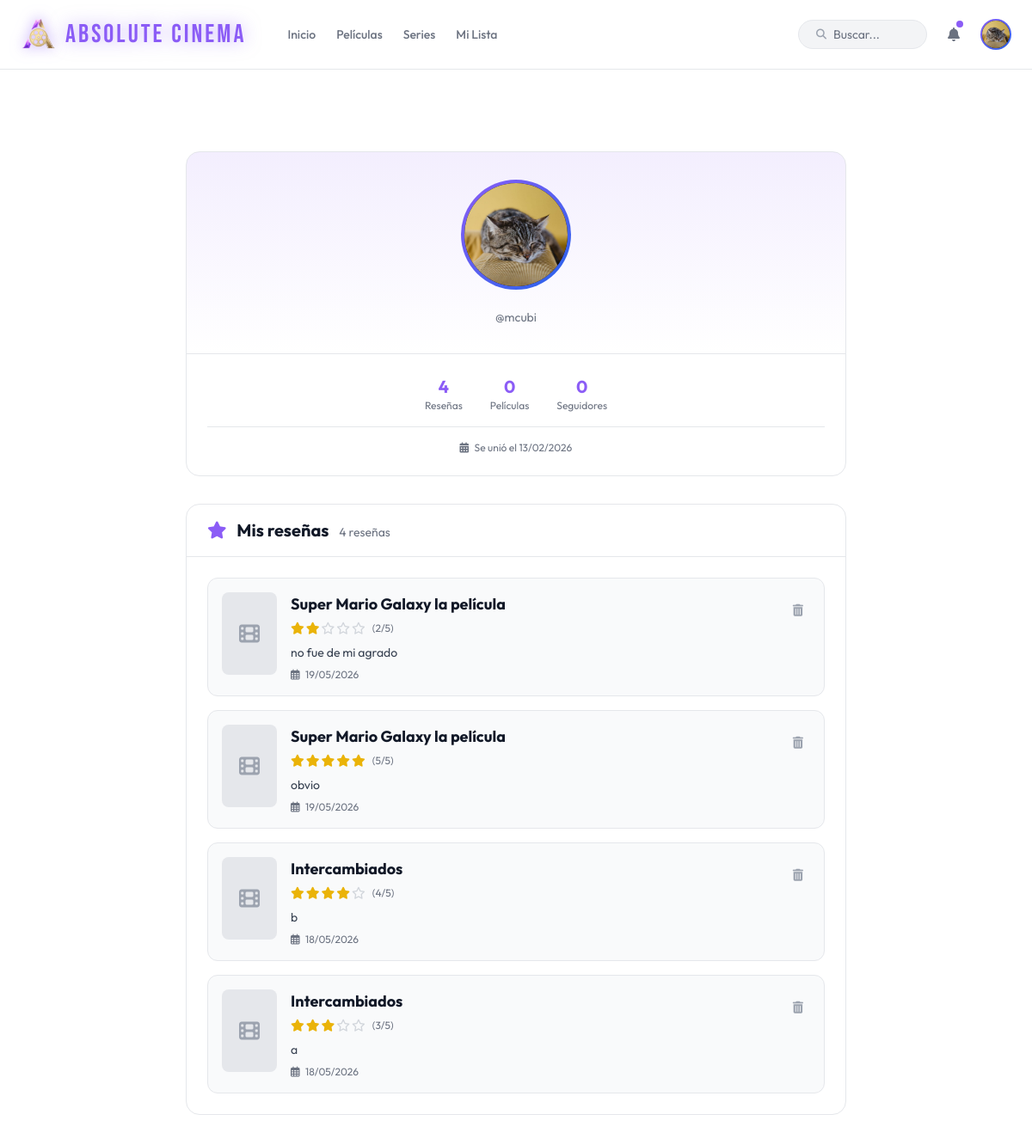
Screenshot of /users/perfil/ (signed in) with the database file from the repository.
### users/models.py (models this page shows, shortened)
class UserProfile(models.Model):
    user = models.OneToOneField(User, on_delete=models.CASCADE, related_name='perfil') # 1 profile for every user
    first_name = models.CharField(max_length=150, blank=True)
    last_name = models.CharField(max_length=150, blank=True)
    telefono = models.CharField(max_length=20, unique=True, blank=True, null=True)
    avatar = models.ImageField(upload_to='avatars/', blank=True, null=True)

### movies/models.py (models this page shows, shortened)
class Review(models.Model):
    user = models.ForeignKey(User, on_delete=models.CASCADE, related_name='reviews')
    movie_id = models.IntegerField()
    movie_title = models.CharField(max_length=255)
    rating = models.IntegerField(choices=[(i, f"{i} estrellas") for i in range(1, 6)])
    content = models.TextField()
    parent = models.ForeignKey('self', on_delete=models.CASCADE, null=True, blank=True, related_name='replies')
    created_at = models.DateTimeField(auto_now_add=True)
    updated_at = models.DateTimeField(auto_now=True)
    class Meta:
        ordering = ['-created_at']

### users/views.py (the view)
# urls.py: path('perfil/', views.mi_perfil, name='mi_perfil'),
@login_required
def mi_perfil(request):
    perfil = request.user.perfil
    user = request.user
    from movies.models import Review
    reseñas_usuario = Review.objects.filter(user=user).order_by('-created_at')
    return render(request, 'users/mi_perfil.html', {
        'perfil': perfil,
        'user': user,
        'reseñas_usuario': reseñas_usuario,
    })

### users/templates/users/mi_perfil.html (shortened to what this page needs)
{% extends 'base.html' %}
{% load static %}
{% block content %}
<div class="bg-white dark:bg-ac-bg min-h-screen">
  <div class="container mx-auto px-4 py-8 pt-24">
    <div class="max-w-3xl mx-auto">
      <div class="bg-white dark:bg-[#1a1a1a] rounded-2xl border border-gray-200 dark:border-white/10 overflow-hidden mb-8">
        <div class="text-center py-8 bg-gradient-to-b from-ac-primary/10 to-transparent border-b border-gray-200 dark:border-white/10">
          <div class="relative inline-block group">
            <div class="w-32 h-32 rounded-full bg-gradient-to-br from-ac-primary to-blue-600 p-1 mx-auto">
              {% if perfil.avatar and perfil.avatar.url %}
                <img src="{{ perfil.avatar.url }}" alt="{{ perfil.first_name }}" class="w-full h-full rounded-full object-cover bg-black">
              {% else %}
                <div class="w-full h-full rounded-full bg-gray-200 dark:bg-gray-800 flex items-center justify-center">
                  <i class="fas fa-user text-4xl text-gray-400 dark:text-gray-500"></i>
                </div>
              {% endif %}
            </div>
          </div>
          <p class="text-gray-500 dark:text-gray-400 text-sm">
            @{{ user.username }}
          </p>
        </div>
        <div class="p-6">
          <div class="flex justify-center gap-8 mb-4">
            <div class="text-center">
              <div class="text-xl font-bold text-ac-primary">{{ reseñas_usuario|length }}</div>
              <div class="text-xs text-gray-500 dark:text-gray-400">Reseñas</div>
            </div>
            <div class="text-center">
              <div class="text-xl font-bold text-ac-primary">0</div>
              <div class="text-xs text-gray-500 dark:text-gray-400">Películas</div>
            </div>
            <div class="text-center">
              <div class="text-xl font-bold text-ac-primary">0</div>
              <div class="text-xs text-gray-500 dark:text-gray-400">Seguidores</div>
            </div>
          </div>
          <div class="text-center pt-4 border-t border-gray-200 dark:border-white/10">
            <p class="text-xs text-gray-500 dark:text-gray-500">
              <i class="fas fa-calendar-alt mr-1"></i> Se unió el {{ user.date_joined|date:"d/m/Y" }}
            </p>
          </div>
        </div>
      </div>
      <div class="bg-white dark:bg-[#1a1a1a] rounded-2xl border border-gray-200 dark:border-white/10 overflow-hidden">
        <div class="px-6 py-4 border-b border-gray-200 dark:border-white/10">
          <h2 class="text-xl font-bold text-gray-900 dark:text-white">
            <i class="fas fa-star text-ac-primary mr-2"></i> Mis reseñas
            <span class="text-sm text-gray-500 font-normal ml-2">{{ reseñas_usuario|length }} reseñas</span>
          </h2>
        </div>
        <div class="p-6">
          {% if reseñas_usuario %}
            <div class="space-y-4">
              {% for review in reseñas_usuario %}
              <div class="bg-gray-50 dark:bg-[#2a2a2a] rounded-xl p-4 border border-gray-200 dark:border-white/5 hover:border-ac-primary/30 transition">
                <div class="flex gap-4">
                  {% if review.movie_poster %}
                    <img src="{{ review.movie_poster }}" alt="{{ review.movie_title }}" class="w-16 h-24 rounded-lg object-cover">
                  {% else %}
                    <div class="w-16 h-24 rounded-lg bg-gray-200 dark:bg-gray-800 flex items-center justify-center">
                      <i class="fas fa-film text-2xl text-gray-400"></i>
                    </div>
                  {% endif %}
                  <div class="flex-1">
                    <a href="/pelicula/{{ review.movie_id }}/" class="text-lg font-bold text-gray-900 dark:text-white hover:text-ac-primary transition">
                      {{ review.movie_title }}
                    </a>
                    <div class="flex items-center gap-2 mt-1">
                      <div class="flex items-center gap-0.5">
                        {% for i in "12345"|make_list %}
                          {% if forloop.counter <= review.rating %}
                            <i class="fas fa-star text-yellow-500 text-sm"></i>
                          {% else %}
                            <i class="far fa-star text-gray-300 dark:text-gray-600 text-sm"></i>
                          {% endif %}
                        {% endfor %}
                      </div>
                      <span class="text-xs text-gray-500">({{ review.rating }}/5)</span>
                    </div>
                    <p class="text-gray-700 dark:text-gray-300 text-sm mt-2 line-clamp-3">
                      {{ review.content }}
                    </p>
                    <p class="text-xs text-gray-500 mt-2">
                      <i class="far fa-calendar-alt mr-1"></i> {{ review.created_at|date:"d/m/Y" }}
                    </p>
                  </div>
                  <button onclick="deleteReview('{{ review.id }}')"
                          class="self-start text-gray-400 hover:text-red-500 transition p-2 rounded-lg hover:bg-red-50 dark:hover:bg-red-500/10"
                          title="Eliminar reseña">
                    <i class="fas fa-trash-alt text-sm"></i>
                  </button>
                </div>
              </div>
              {% endfor %}
            </div>
          {% endif %}
        </div>
      </div>
    </div>
  </div>
</div>
{% endblock %}

### templates/base.html (shortened to what this page needs)
<!doctype html>
{% load static %}
<html lang="es">
  <head>
    <link
      rel="stylesheet"
      href="https://cdnjs.cloudflare.com/ajax/libs/font-awesome/6.4.0/css/all.min.css"
    />
    <script src="https://cdn.tailwindcss.com"></script>
  </head>
  <body
    class="bg-white text-gray-900 dark:bg-ac-bg dark:text-ac-text font-sans flex flex-col min-h-screen selection:bg-ac-primary selection:text-white [&::-webkit-scrollbar]:hidden [-ms-overflow-style:'none'] [scrollbar-width:'none']"
  >
    <header
      class="fixed top-0 w-full z-[100] bg-white/90 dark:bg-black/70 backdrop-blur-md border-b border-gray-200 dark:border-white/5 transition-all duration-300"
    >
      <div
        class="max-w-[1600px] mx-auto px-6 h-20 flex items-center justify-between"
      >
        <div class="flex items-center gap-12">
          <a href="{% url 'home' %}" class="flex items-center gap-3 group">
            <img
              src="{% static 'img/logo.png' %}"
              alt="Absolute Cinema Logo"
              class="h-10 w-auto group-hover:scale-105 transition-transform duration-300 drop-shadow-[0_0_8px_rgba(139,92,246,0.6)]"
            />
            <span
              class="hidden md:block text-3xl text-ac-primary font-brand tracking-widest group-hover:text-gray-700 dark:group-hover:text-white transition duration-300 drop-shadow-[0_0_10px_rgba(139,92,246,0.5)]"
            >
              ABSOLUTE CINEMA
            </span>
          </a>
          <nav class="hidden md:flex items-center gap-6 text-sm font-medium">
            <a
              href="{% url 'home' %}"
              class="{% if request.resolver_match.url_name == 'home' %}text-gray-900 dark:text-white font-bold{% else %}text-gray-500 dark:text-gray-400 hover:text-gray-900 dark:hover:text-white{% endif %} transition duration-300"
            >
              Inicio
            </a>
            <a
              href="{% url 'movies' %}"
              class="{% if request.resolver_match.url_name == 'movies' or request.resolver_match.url_name == 'detalle_pelicula' %}text-gray-900 dark:text-white font-bold{% else %}text-gray-500 dark:text-gray-400 hover:text-gray-900 dark:hover:text-white{% endif %} transition duration-300"
            >
              Películas
            </a>
            <a
              href="{% url 'series' %}"
              class="{% if request.resolver_match.url_name == 'series' or request.resolver_match.url_name == 'detalle_serie' %}text-gray-900 dark:text-white font-bold{% else %}text-gray-500 dark:text-gray-400 hover:text-gray-900 dark:hover:text-white{% endif %} transition duration-300"
            >
              Series
            </a>
            <a
              href="{% url 'mi_lista' %}"
              class="{% if request.resolver_match.url_name == 'mi_lista' %}text-gray-900 dark:text-white font-bold{% else %}text-gray-500 dark:text-gray-400 hover:text-gray-900 dark:hover:text-white{% endif %} transition duration-300"
            >
              Mi Lista
            </a>
          </nav>
        </div>
        <div class="flex items-center gap-4 md:gap-6">
          {% block global_search %}
          <form action="{% url 'movies' %}" method="get" class="hidden md:flex items-center bg-gray-100 dark:bg-white/10 rounded-full px-3 py-1.5 border border-gray-200 dark:border-white/5 focus-within:border-ac-primary/50 focus-within:bg-gray-50 dark:focus-within:bg-black/50 transition-all">
            <i class="fas fa-search text-gray-400 text-xs mx-2"></i>
            <input
              type="text"
              name="q"
              placeholder="Buscar..."
              class="bg-transparent border-none outline-none text-sm text-gray-900 dark:text-white w-24 focus:w-48 transition-all placeholder-gray-500"
              value="{{ request.GET.q }}"
              required
            />
          </form>
          {% endblock global_search %}
          {% if user.is_authenticated %}
          <button
            class="text-gray-500 dark:text-gray-300 hover:text-gray-900 dark:hover:text-white transition relative"
          >
            <i class="fas fa-bell"></i>
            <span
              class="absolute -top-1 -right-1 h-2 w-2 bg-ac-primary rounded-full animate-pulse"
            ></span>
          </button>
          <div class="relative group h-9 w-9">
            <div
              class="h-full w-full rounded-full bg-gradient-to-br from-ac-primary to-blue-600 p-[2px] cursor-pointer hover:scale-105 transition"
            >
              {% if user.perfil.avatar %}
              <img
                src="{{ user.perfil.avatar.url }}"
                alt="{{ user.username }}"
                class="rounded-full bg-black h-full w-full object-cover"
              />
              {% endif %}
            </div>
          </div>
          {% endif %}
        </div>
      </div>
    </header>
    <main class="flex-grow w-full pt-20 relative">
      {% block content %} {% endblock %}
    </main>
  </body>
</html>

### rows the page displays
UserProfile: avatar (picture)
Review: movie_title "Super Mario Galaxy la película", rating "2", content "no fue de mi agrado", created_at "19/05/2026"
Review: movie_title "Super Mario Galaxy la película", rating "5", content "obvio", created_at "19/05/2026"
Review: movie_title "Intercambiados", rating "4", content "b", created_at "18/05/2026"
Review: movie_title "Intercambiados", rating "3", content "a", created_at "18/05/2026"

### other values shown
{{ user.username }} "mcubi"
{{ reseñas_usuario|length }} "4"
{{ user.date_joined|date:"d/m/Y" }} "13/02/2026"
